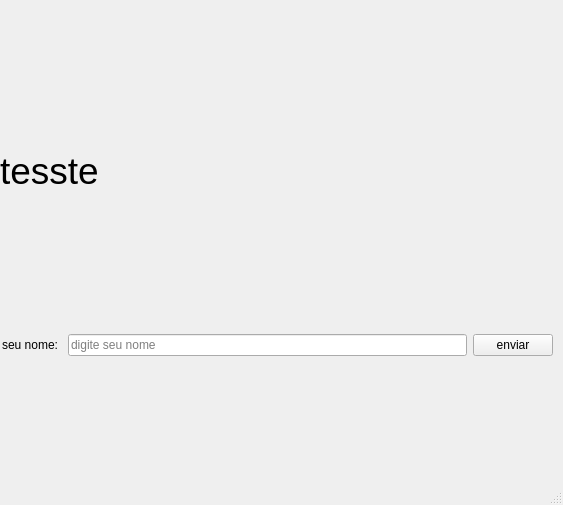
<?xml version="1.0" encoding="UTF-8"?>
<ui version="4.0">
 <class>MainWindow</class>
 <widget class="QMainWindow" name="MainWindow">
  <property name="geometry">
   <rect>
    <x>0</x>
    <y>0</y>
    <width>563</width>
    <height>505</height>
   </rect>
  </property>
  <property name="mouseTracking">
   <bool>false</bool>
  </property>
  <property name="windowTitle">
   <string>MainWindow</string>
  </property>
  <widget class="QWidget" name="centralwidget">
   <widget class="QWidget" name="gridLayoutWidget">
    <property name="geometry">
     <rect>
      <x>2</x>
      <y>240</y>
      <width>551</width>
      <height>211</height>
     </rect>
    </property>
    <layout class="QGridLayout" name="gridLayout">
     <item row="0" column="1">
      <layout class="QHBoxLayout" name="horizontalLayout">
       <item>
        <widget class="QLabel" name="label">
         <property name="text">
          <string>seu nome: </string>
         </property>
        </widget>
       </item>
       <item>
        <widget class="QLineEdit" name="lineEdit">
         <property name="placeholderText">
          <string>digite seu nome</string>
         </property>
        </widget>
       </item>
       <item>
        <widget class="QPushButton" name="pushButton">
         <property name="text">
          <string>enviar</string>
         </property>
         <property name="icon">
          <iconset theme="accessories-character-map"/>
         </property>
         <property name="autoDefault">
          <bool>false</bool>
         </property>
         <property name="default">
          <bool>false</bool>
         </property>
         <property name="flat">
          <bool>false</bool>
         </property>
        </widget>
       </item>
      </layout>
     </item>
    </layout>
   </widget>
   <widget class="QLabel" name="labelResult">
    <property name="geometry">
     <rect>
      <x>0</x>
      <y>120</y>
      <width>549</width>
      <height>101</height>
     </rect>
    </property>
    <property name="font">
     <font>
      <pointsize>28</pointsize>
     </font>
    </property>
    <property name="cursor">
     <cursorShape>CrossCursor</cursorShape>
    </property>
    <property name="text">
     <string>tesste</string>
    </property>
   </widget>
  </widget>
  <widget class="QMenuBar" name="menubar">
   <property name="geometry">
    <rect>
     <x>0</x>
     <y>0</y>
     <width>563</width>
     <height>22</height>
    </rect>
   </property>
  </widget>
  <widget class="QStatusBar" name="statusbar"/>
 </widget>
 <resources/>
 <connections/>
</ui>
